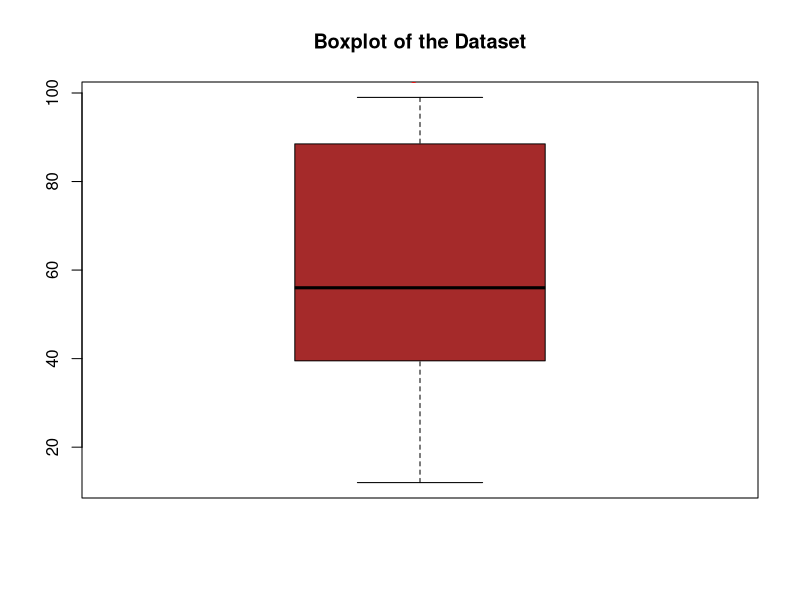

Generate this figure with R:
#data set of student marks


data <- c(23, 45, 67, 12, 89, 45, 23, 67, 34, 56 , 90 , 99 ,88 ,54 ,97)

# Calculate the range

range_value <- range(data)



# Calculate the quartile deviation

qdev_value <- IQR(data) / 2



# Calculate the standard deviation

sd_value <- sd(data)



# Calculate the variance

variance_value <- var(data)
# Create a boxplot for the dataset

boxplot(data, main = "Boxplot of the Dataset", col = "brown", border = "black")



# Add text annotations for each measure of dispersion

text(1, max(data) + 5, paste("Range: ", diff(range_value)), col = "red")

text(1, max(data) + 10, paste("Quartile Deviation: ", qdev_value), col = "blue")

text(1, max(data) + 15, paste("Standard Deviation: ", sd_value), col = "green")

text(1, max(data) + 20, paste("Variance: ", variance_value), col = "purple")